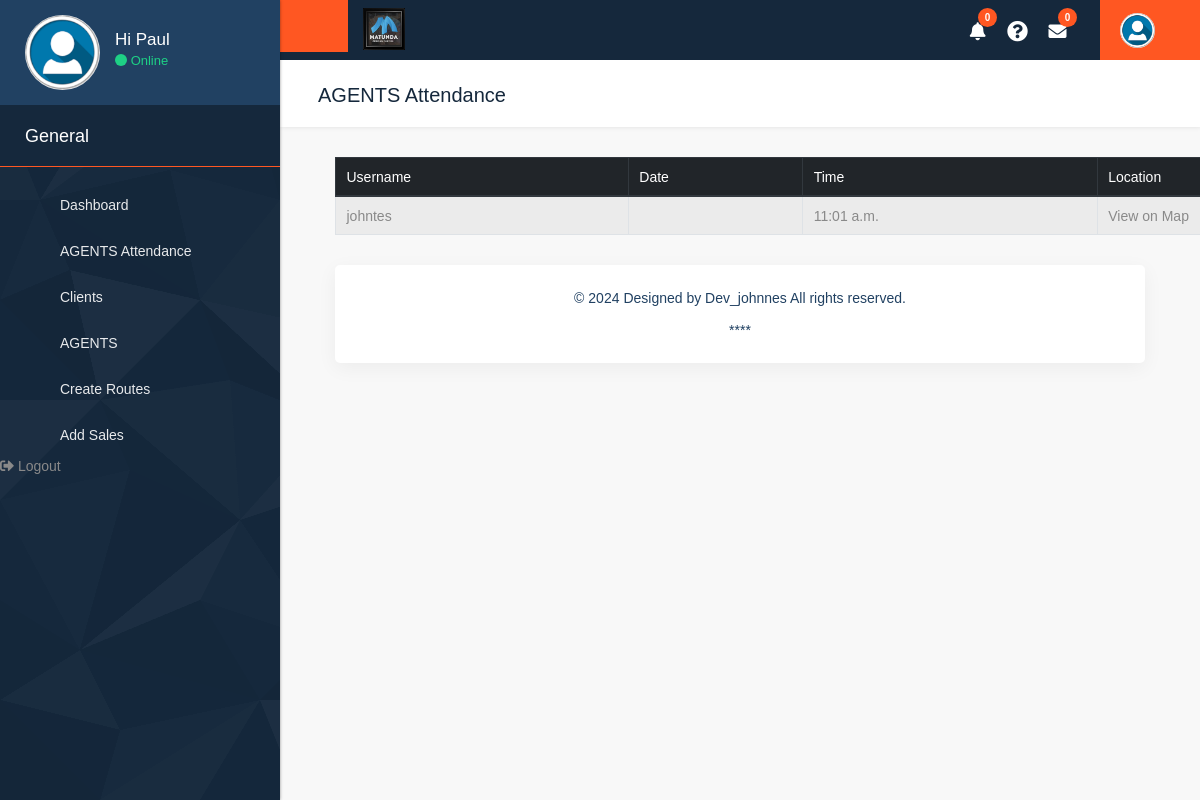
Page /display_attendance/ (signed in) on the committed database.
### accounts/models.py (models this page shows, shortened)
class User(AbstractUser):
    email = models.EmailField(unique=True)
    is_member = models.BooleanField(default=False)
    is_management = models.BooleanField(default=False)

class Attendance(models.Model):
    user = models.ForeignKey(User, on_delete=models.CASCADE)
    latitude = models.FloatField()
    longitude = models.FloatField()
    time = models.DateTimeField(default=timezone.now)
    date = models.DateField(default=get_current_date, null=True)
    class Meta:
        unique_together = ['user', 'date']  # Ensure each user has only one attendance record per day

### accounts/views.py (the view)
# urls.py: path('display_attendance/', views.display_attendance, name='display_attendance'),
@login_required
@management_required
def display_attendance(request):
    user_attendance_dates = Attendance.objects.values('user').annotate(latest_date=models.Max('date'))
    attendance_records = []
    for record in user_attendance_dates:
        user_id = record['user']
        user = User.objects.get(pk=user_id)
        latest_attendance = Attendance.objects.filter(user=user).first()
        if latest_attendance:
            attendance_records.append({
                'user': user.username,
                'time': latest_attendance.time,
                'latitude': latest_attendance.latitude,
                'longitude': latest_attendance.longitude,
            })
    context = {'attendance_records': attendance_records}
    return render(request, 'management/display_attendance.html', context)

### accounts/templates/management/display_attendance.html (shortened to what this page needs)
{% extends 'management/base.html' %}
{% load static %}
{% block page_title %}AGENTS Attendance{% endblock %}
{% block content %}
  <div class="container">
    {% if attendance_records %}
      <table class="table table-striped table-bordered table-hover">
        <thead class="thead-dark">
          <tr>
            <th>Username</th>
            <th scope="col">Date</th>
            <th>Time</th>
            <th>Location</th>
          </tr>
        </thead>
        <tbody>
          {% for record in attendance_records %}
            <tr>
              <td>{{ record.user }}</td>
              <td>{{ record.date }}</td>
              <td>{{ record.time|time:"g:i a" }}</td>
              <td>
                {% with record.latitude|floatformat:3 as lat %}
                  {% with record.longitude|floatformat:3 as lon %}
                    <a href="#" onclick="window.open('https://www.google.com/maps?q={{ lat }},{{ lon }}', 'newwindow', 'width=600,height=450'); return false;">View on Map</a>
                  {% endwith %}
                {% endwith %}
              </td>
            </tr>
          {% endfor %}
        </tbody>
      </table>
    {% else %}
      <p>No attendance records available.</p>
    {% endif %}
  </div>
{% endblock %}

### accounts/templates/management/base.html (shortened to what this page needs)
{% load static %}
<!DOCTYPE html>
<html lang="en">
<head>
    <link rel="stylesheet" href="https://cdnjs.cloudflare.com/ajax/libs/font-awesome/5.15.3/css/all.min.css">
    <link rel="stylesheet" href="{% static 'css/bootstrap.min.css' %}" />
    <link rel="stylesheet" href="{% static 'css/style.css' %}" />
    <link rel="stylesheet" href="{% static 'css/responsive.css' %}" />
    <link rel="stylesheet" href="{% static 'css/bootstrap-select.css' %}" />
    <link rel="stylesheet" href="{% static 'css/perfect-scrollbar.css' %}" />
    <link rel="stylesheet" href="{% static 'css/animate.css' %}">
    <link rel="stylesheet" href="{% static 'css/flaticon.css' %}">
    <link rel="stylesheet" href="{% static 'css/font-awesome.min.css' %}">
    <link rel="stylesheet" href="{% static 'css/custom.css' %}" />
</head>
<body class="dashboard dashboard_1">
<div class="full_container">
    <div class="inner_container">
        <nav id="sidebar">
            <div class="sidebar_blog_1">
                <div class="sidebar_user_info">
                    <div class="user_profle_side">
                        <div class="user_img"><img class="img-responsive" src="{% static 'images/layout_img/user_img.jpg' %}" alt="#" /></div>
                        <div class="user_info">
                            <h6>Hi {{user.first_name.title|default:'Guest'}}</h6>
                            <p><span class="online_animation"></span> Online</p>
                        </div>
                    </div>
                </div>
            </div>
            <div class="sidebar_blog_2">
                <h4>General</h4>
                <ul class="list-unstyled components">
                    <li>
                        <a href="{% url 'management_dashboard' %}">
                            <i class="fa fa-star"></i> <span>Dashboard</span>
                        </a>
                    </li>
                    <li>
                        <a href="{% url 'display_attendance' %}">
                            <i class="fa fa-calendar"></i> <span>AGENTS Attendance </span>
                        </a>
                    </li>
                    <li>
                        <a href="{% url 'view_all_clients' %}">
                            <i class="fa fa-users"></i> <span>Clients</span>
                        </a>
                    </li>
                    <li>
                        <a href="{% url 'members' %}">
                            <i class="fa fa-user"></i> <span>AGENTS</span>
                        </a>
                    </li>
                    <li>
                        <a href="{% url 'create_route_plan' %}">
                            <i class="fa fa-map-marker"></i> <span>Create Routes</span>
                        </a>
                    </li>
                    <li>
                        <a href="{% url 'add_sale' %}">
                            <i class="fa fa-shopping-cart"></i> <span>Add Sales</span>
                        </a>
                    </li>
                      <a href="{% url 'logout' %}">
                          <i class="fas fa-sign-out-alt"></i> <span>Logout</span>
                      </a>
                </ul>
            </div>
        </nav>
        <div id="content">
            <div class="topbar">
                <nav class="navbar navbar-expand-lg navbar-light">
                    <div class="full">
                        <button type="button" id="sidebarCollapse" class="sidebar_toggle"><i class="fa fa-bars"></i></button>
                        <div class="logo_section">
                            <a href="#"><img class="img-responsive" src="{% static 'images/logos/logo.png' %}" alt="#" /></a>
                        </div>
                        <div class="right_topbar">
                            <div class="icon_info">
                              <ul>
                                <li><a href="#"><i class="fas fa-bell"></i><span class="badge">0</span></a></li>
                                <li><a href="#"><i class="fas fa-question-circle"></i></a></li>
                                <li><a href="#"><i class="fas fa-envelope"></i><span class="badge">0</span></a></li>
                            </ul>
                                <ul class="user_profile_dd">
                                    <li>
                                        <a class="dropdown-toggle" data-toggle="dropdown"><img class="img-responsive rounded-circle" src="{% static 'images/layout_img/user_img.jpg' %}" alt="#" /></a>
                                    </li>
                                </ul>
                            </div>
                        </div>
                    </div>
                </nav>
            </div>
            <div class="midde_cont">
                <div class="container-fluid">
                    <div class="row column_title">
                        <div class="col-md-12">
                            <div class="page_title">
                                <h2>{% block page_title %}{% endblock %}</h2>
                            </div>
                        </div>
                    </div>
                    {% block content %}{% endblock %}
                    <div class="container-fluid">
                        <div class="footer">
                            <p>&copy; {% now "Y" %} Designed by Dev_johnnes All rights reserved.<br><br> ****</p>
                        </div>
                    </div>
                </div>
            </div>
        </div>
    </div>
</div>
</body>
</html>

### rows in the picture
User: first_name "Paul"
User: user "johntes"
Attendance: time "11:01 a.m."
